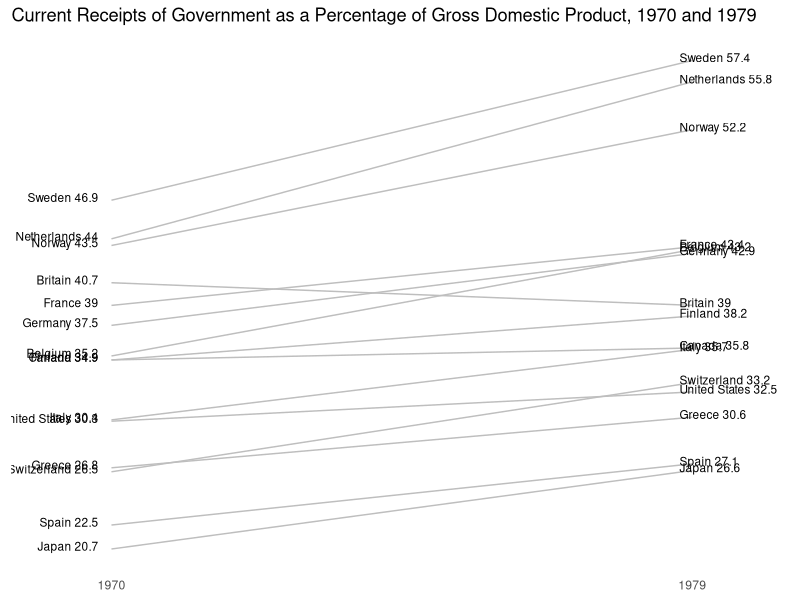
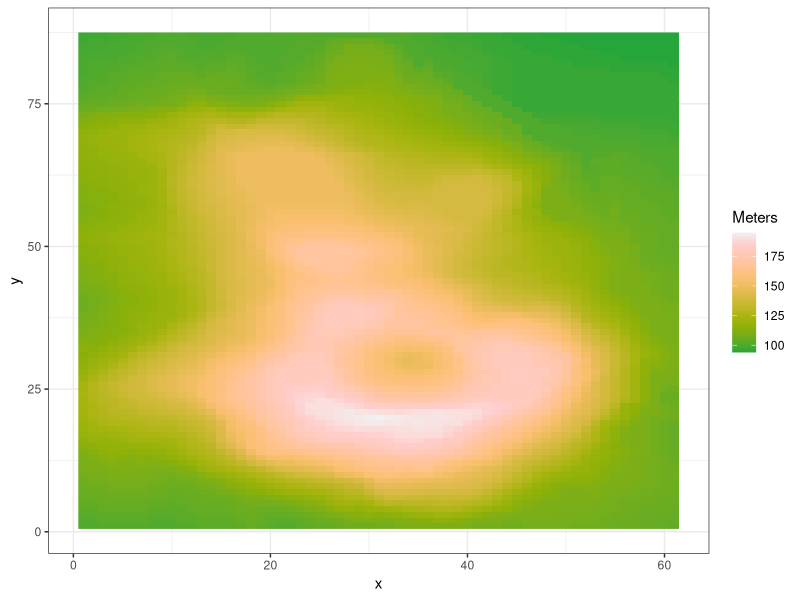
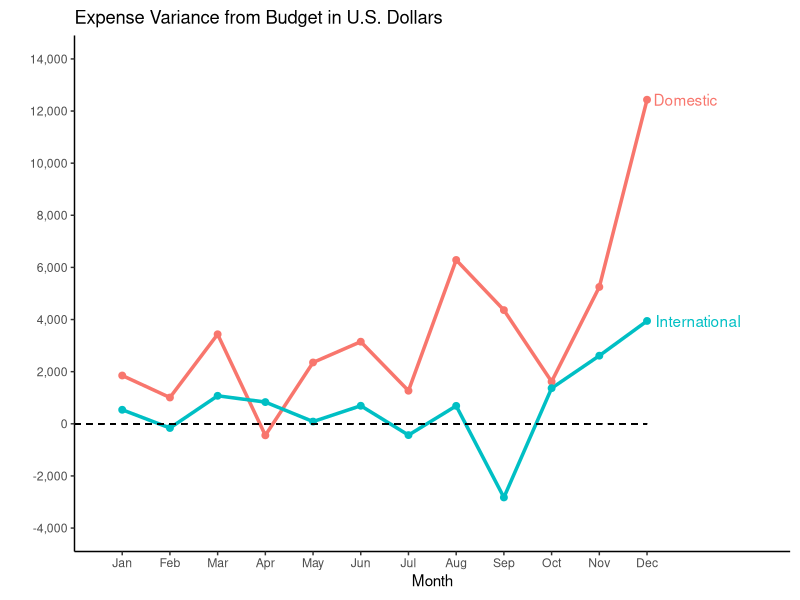
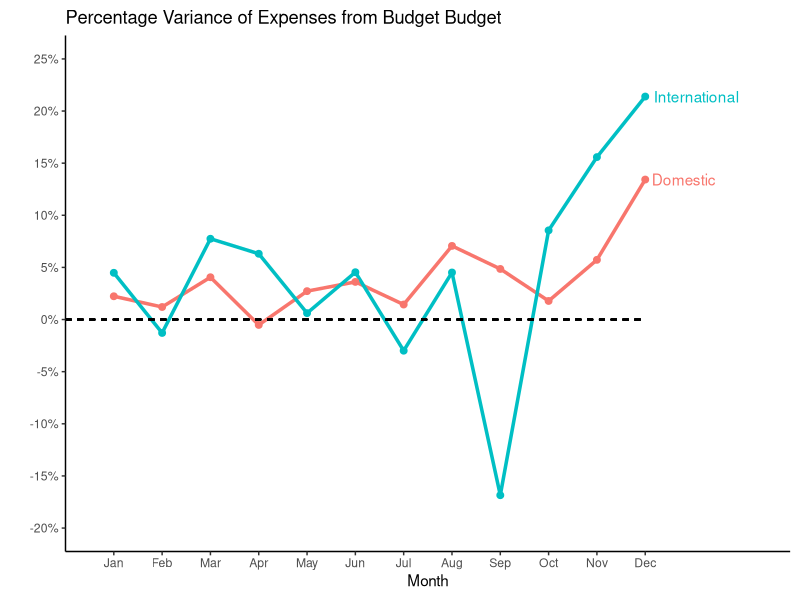

Here is the R script that generated these plots, in order:
## ---- chunk 1
knitr::opts_chunk$set(echo = TRUE)   # Changed global markdown options to echo = TRUE
library(tidyverse)
## ---- chunk 2
# Data wrangling
tax <- tribble(
  ~ Country,     ~ `1970`, ~ `1979`,
  "Sweden",          46.9,     57.4,
  "Netherlands",     44.0,     55.8,
  "Norway",          43.5,     52.2,
  "Britain",         40.7,     39.0,
  "France",          39.0,     43.4,
  "Germany",         37.5,     42.9,
  "Belgium",         35.2,     43.2,
  "Canada",          34.9,     35.8,
  "Finland",         34.9,     38.2,
  "Italy",           30.4,     35.7,
  "United States",   30.3,     32.5,
  "Greece",          26.8,     30.6,
  "Switzerland",     26.5,     33.2,
  "Spain",           22.5,     27.1,
  "Japan",           20.7,     26.6
)

tax_tidy <- tax %>%
  pivot_longer(cols = c(`1970`, `1979`),
               names_to = "Year",
               values_to = "Tax Percent")

tax_tidy$Year <- as.numeric(tax_tidy$Year)

tax_tidy$`Tax Percent` <- round(tax_tidy$`Tax Percent`, 1)

# Graphing

ggplot(tax_tidy, aes(x=Year, y=`Tax Percent`, group=Country)) +
  geom_line(color = "grey") +
  geom_text(data=subset(tax_tidy, Year==1970),
            aes(label=paste(Country, `Tax Percent`)),
            hjust=1, hjust = 1, 
            position = position_nudge(x = -0.2, y = 0.2),
            size=3) +
  geom_text(data=subset(tax_tidy, Year==1979),
            aes(label=paste(Country, `Tax Percent`)),
            hjust=0, hjust = 1,
            position = position_nudge(x = -0.2, y = 0.2),
            size=3) +
  scale_x_continuous(breaks = c(1970, 1979), limits = c(1969, 1980)) +
  theme_minimal() +
  theme(axis.title = element_blank(),
    axis.text.y = element_blank(),
    axis.ticks = element_blank(),
    panel.grid = element_blank()) +
  labs(title = "Current Receipts of Government as a Percentage of Gross Domestic Product, 1970 and 1979")
## ---- chunk 3
# Data wrangling
volcano_tbl <- as_tibble(volcano)

colnames(volcano_tbl) <- 1:ncol(volcano) 
volcano_tbl$row <- 1:nrow(volcano_tbl)

volcano_long <- volcano_tbl %>%
  pivot_longer(
    cols = -row,
    names_to = "x",
    values_to = "z"
  ) %>%
  mutate(
    x = as.integer(x),
    y = row
  ) %>%
  select(x, y, z)
# Graphing
library(colorspace)

ggplot(volcano_long, aes(x = x, y = y, z = z)) +
  geom_raster(aes(fill = z)) +
  scale_fill_continuous_sequential("Terrain", rev = F, name = "Meters") +
  theme_bw()
## ---- chunk 4
# use the scales package
library(scales)

# Data wrangling
budget <- tribble(
  ~ Expenses,             ~ Jan, ~ Feb, ~ Mar, ~ Apr, ~ May, ~ Jun, ~ Jul, ~ Aug, ~ Sep, ~ Oct, ~ Nov, ~ Dec,
  "Domestic Actual",      84853, 84838, 88103, 85072, 88723, 90384, 89374, 95273, 94239, 92394, 96934, 105034,
  "Domestic Budget",      83000, 83830, 84668, 85515, 86370, 87234, 88106, 88987, 89877, 90776, 91684, 92600,
  "International Actual", 12538, 12438, 14934, 14033, 13945, 15938, 14086, 15934, 13945, 17338, 19384, 22394,
  "International Budget", 12000, 12600, 13860, 13200, 13860, 15246, 14520, 15246, 16771, 15972, 16771, 18448
)

months <- paste(names(budget)[2:13])             # make vector of months

df.budget.graph <- budget |> 
  pivot_longer(cols      = months,               # widen data to consolidate months
               names_to  = "Month", 
               values_to = "Budget") |> 
  separate(Expenses,                             # separate Expenses based on space
           into = c("Nationality", "Spending"),
           sep  = " ") |> 
  pivot_wider(names_from   = Spending,           # widen to position budget amounts
              values_from  = Budget) |> 
  mutate(Variance          = Actual - Budget,    # calculate needed values
         Percent_deviation = (Variance/Budget), # modified this so we could display the % sign easily in the graph
         Month             = factor(Month,       # factor month for easy graphing
                                    levels = months)) 

# Graphing
# Replication of Figure 9.8
ggplot(df.budget.graph, aes(x = Month, y = Variance, color = Nationality, group = Nationality)) +
  geom_line(size = 1.2) +
  geom_point(size = 2) +
  scale_y_continuous(breaks = seq(-4000, 14000, by = 2000),
  limits = c(-4000, 14000), # added the y range we wanted with addition of limits
  labels = comma # from the scales package
  ) +
  geom_text(
    data = subset(df.budget.graph, Month == "Dec"),
    aes(label = Nationality),
    hjust = -0.1,
    show.legend = FALSE
  ) +
  geom_segment(aes(x = 0, xend = 12, y = 0, yend = 0),
           inherit.aes = FALSE,
           linetype = "dashed",
           size = 0.5
  #geom_hline(
  #  yintercept = 0,  # the horizontal line at y = 0
  #  linetype = "dashed",  # dashed line style (optional)
  #  # color = "black",  # line color (optional)
  #  # size = 1  # line thickness (optional)
  ) +
  labs(
    title = "Expense Variance from Budget in U.S. Dollars",
    x = "Month",
    y = "",
    color = "Nationality"
  ) +
  theme_classic() +
  theme(legend.position = "none", 
        plot.margin = unit(c(0.25, 0.25, 0.25, 0.25), "cm")) +
  scale_x_discrete(expand = expansion(add = c(0.1, 3)))
  # Question for group: how might we add in space after December to display the labels?

# Replication of Figure 9.9
ggplot(df.budget.graph, aes(x = Month, y = Percent_deviation, color = Nationality, group = Nationality)) +
  geom_line(size = 1.2) +
  geom_point(size = 2) +
  # xlim(NA, Dec) - attempting to use xlim to add more white space to the x axis
  scale_y_continuous(
    breaks = seq(-0.20, 0.25, by = 0.05), # numeric breaks
    limits = c(-0.20, 0.25), # added the y range we wanted with addition of limits
    labels = scales::percent # numbers to percentages
  ) +
  geom_text(
    data = subset(df.budget.graph, Month == "Dec"),
    aes(label = Nationality),
    hjust = -0.1,
    show.legend = FALSE
  ) +
  geom_segment(aes(x = 0, xend = 12, y = 0, yend = 0),
             inherit.aes = FALSE,
             linetype = "dashed",
             size = 0.5
  #geom_hline(
  #  yintercept = 0,  # the horizontal line at y = 0
  #  linetype = "dashed",  # dashed line style (optional)
  #  # color = "black",  # line color (optional)
  #  # size = 1  # line thickness (optional)
  ) +
  labs(
    title = "Percentage Variance of Expenses from Budget Budget",
    x = "Month",
    y = "",
    color = "Nationality"
  ) +
  theme_classic() +
  theme(legend.position = "none", 
        plot.margin = unit(c(0.25, 0.25, 0.25, 0.25), "cm")) +
  scale_x_discrete(expand = expansion(add = c(0.1, 3)))
  # theme(plot.margin = unit(c(0, 5, 0, 0), "cm")) # added margins to view labels - this didn't work but we left it in
